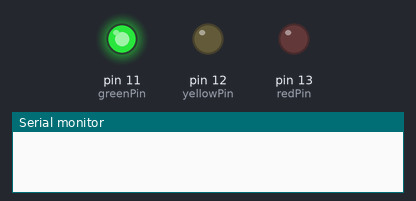
Recording of a sketch running on a simulated Arduino Uno, built with avr-gcc and run on an emulated ATmega328P. Shown: output pins drawn as LEDs (lit = HIGH), the last lines printed to the serial monitor.

Above: at 2.0 s.
At 5.2 s:
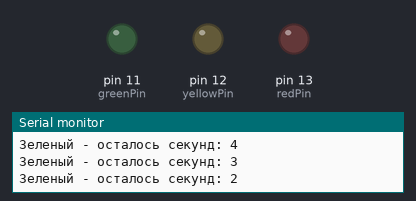
At 8.0 s:
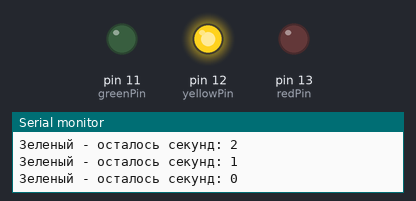
At 11.0 s:
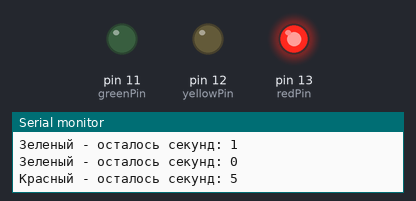
At 14.0 s:
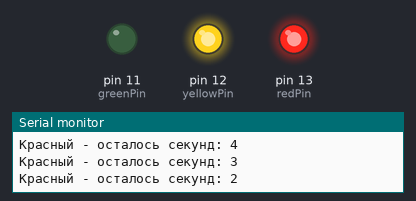
Timing chart, 0 to 19.5 s (numbered marks = the images above):
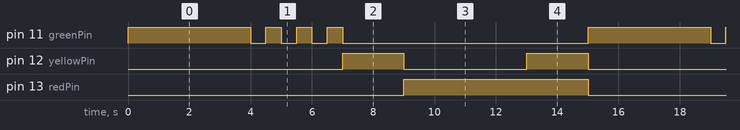

Measured:
- by itself, pin 11 (greenPin): repeats every 15.0 s: 3 × (LOW 0.50 s, HIGH 0.50 s), LOW 8.0 s, HIGH 4.0 s
- by itself, pin 12 (yellowPin): repeats every 15.0 s: LOW 4.0 s, HIGH 2.0 s, LOW 7.0 s, HIGH 2.0 s
- by itself, pin 13 (redPin): alternates HIGH for 6.0 s and LOW for 9.0 s

The sketch:

7.ino
```cpp
const int greenPin = 11;
const int yellowPin = 12;
const int redPin = 13;
const int greenTime = 5;
const int redTime = 6;

void setup() {
  pinMode(greenPin, OUTPUT);
  pinMode(yellowPin, OUTPUT);
  pinMode(redPin, OUTPUT);
  Serial.begin(9600);
}

void loop() {

  digitalWrite(greenPin, HIGH);
  for (int i = greenTime; i > 0; i--) {
    if (i <= 3) {
      for (int j = 0; j < 1; j++) {
        digitalWrite(greenPin, LOW);
        delay(500);
        digitalWrite(greenPin, HIGH);
        delay(500);
      }
    } else {
      delay(2000);
    }

    Serial.print("Зеленый - осталось секунд: ");
    Serial.println(i - 1);
  }
  digitalWrite(greenPin, LOW);


  digitalWrite(yellowPin, HIGH);
  delay(2000);
  digitalWrite(yellowPin, LOW);


  digitalWrite(redPin, HIGH);
  for (int i = redTime; i > 0; i--) {
    delay(1000);
    Serial.print("Красный - осталось секунд: ");
    Serial.println(i - 1);

    if (i == 3) {
      digitalWrite(yellowPin, HIGH);
    }
  }
  digitalWrite(redPin, LOW);
  digitalWrite(yellowPin, LOW);


  delay(0);
}
```
